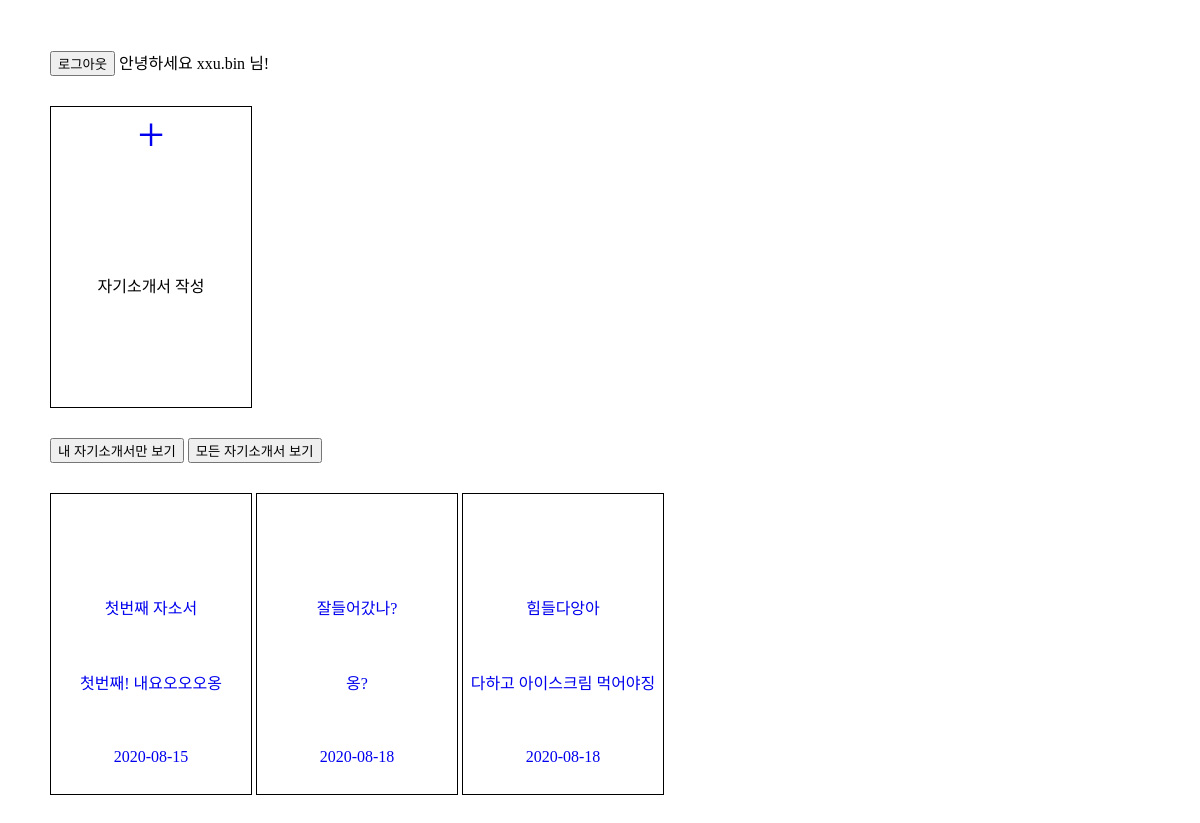
The app's page / (signed in), older data.
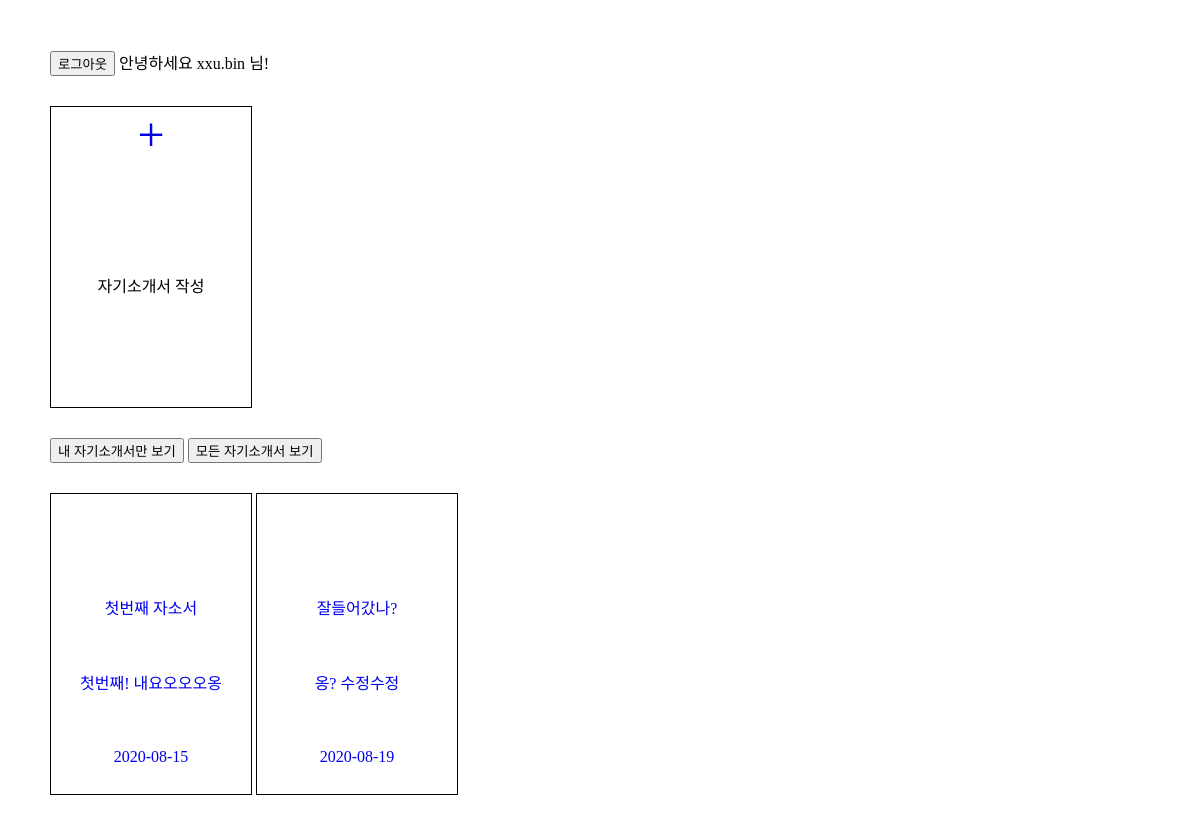
The same page, newer data.
### main/models.py (models this page shows)
class Jasoseol(models.Model):
    title = models.CharField(max_length=50)
    content = models.TextField()
    updated_at = models.DateTimeField(auto_now=True)
    author = models.ForeignKey(User, on_delete=models.CASCADE)

### main/views.py (the view)
# urls.py: path('', index, name = "index"),
def index(request):
    all_jss = Jasoseol.objects.all()
    return render(request, 'index.html', {'all_jss':all_jss})

### main/templates/index.html (shortened to what this page needs)
{% load static %}
<!DOCTYPE html>
<html lang="en">
<head>
    <link rel="stylesheet" type="text/css" href="{% static 'css/index.css' %}">
</head>
<body>
    {% if user.is_authenticated %}
    <a href="{% url 'logout' %}">
        <button>로그아웃</button>
    </a>
    안녕하세요 {{user}} 님!
    {% endif %}
    <div class="make_jss">
        <a href="{% url 'create' %}">
        <div class="pluse_btn">
            +
        </div>
        </a>
        <p>자기소개서 작성</p>
    </div>
    {% if user.is_authenticated %}
        <a href="{% url 'my_index' %}">
        <button>내 자기소개서만 보기</button>
        </a>
        <a href="{% url 'index' %}">
        <button>모든 자기소개서 보기</button>
        </a>
    {% endif %}
    <br>
    {% for jss in all_jss %}
    <a href="{% url 'detail' jss.id %}">
    <div class="all_jss">
        <P>{{jss.title}}</p>
        <p>{{jss.content}}</p>
        <p>{{jss.updated_at|date:"Y-m-d"}}</p>
    </div>
    </a>
    {% endfor %}
</body>
</html>

Row changes from the older to the newer data that the page shows:
removed Jasoseol: title "힘들다앙아", content "다하고 아이스크림 먹어야징", updated_at "2020-08-18"
changed Jasoseol "잘들어갔나?": content "옹?" → "옹? 수정수정"; updated_at "2020-08-18" → "2020-08-19"
